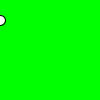
Frame 1 (no input)
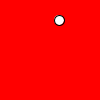
Frame 60 (the mouse pressed at the canvas centre just before this capture)
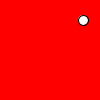
Frame 120 (the mouse held since frame 60 and released just before this capture)

The Processing sketch that drew these frames (run headless with seeded random() and noise(); from frame 60 on, the mouse is pressed at the canvas centre):

// Processing sketch: pingpong
// ── pingpong.pde
float x = 0;
float y = 20;
float vx = 1;

void setup()
{
}

void draw()
{
  if (50 < x) {
    background(255, 0, 0);
  } else {
    background(0, 255, 0);
  }
  ellipse(x, y, 10, 10);
  x += vx;
  if (100 < x) {
    vx *= -1;
  }
  if (x < 0) {
    vx *= -1;
  }
}
